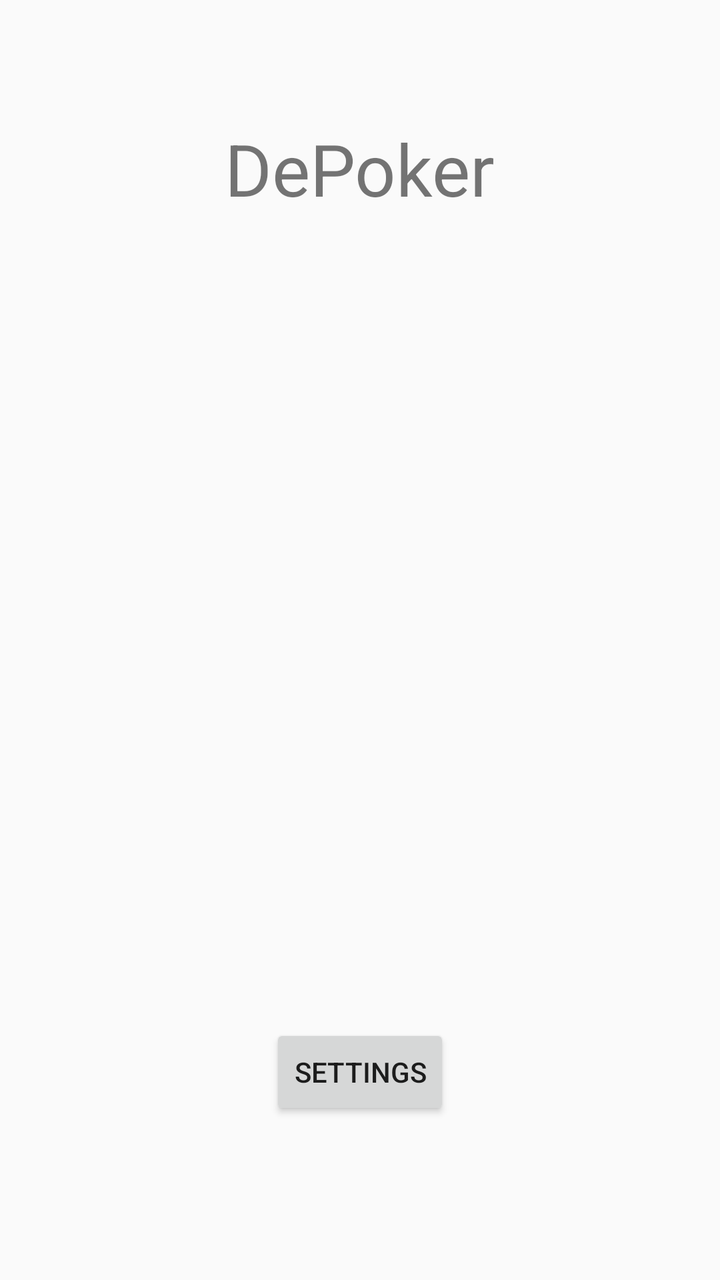
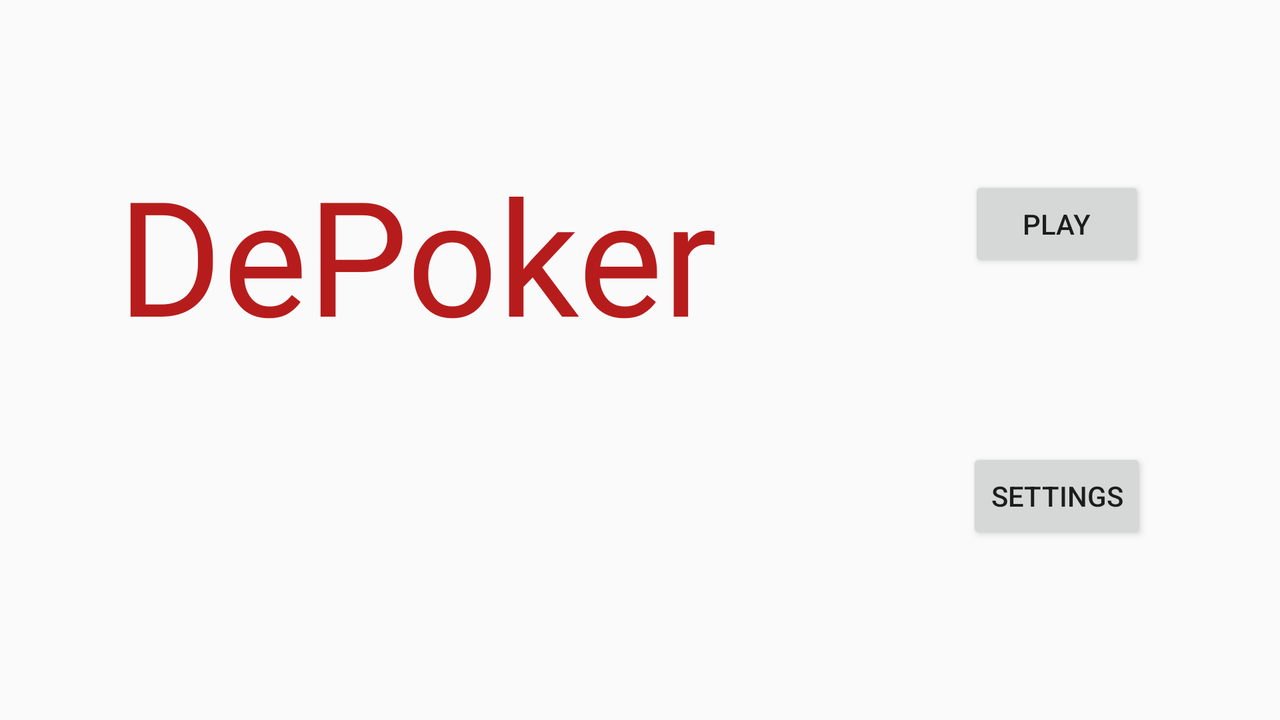

An Android layout and its configuration variant, each rendered on a device that would load it. The default file and the variant file are quoted in full after the pictures.
<!-- AndroidManifest.xml: application theme AppTheme -->
<!-- res/layout/content_accueil.xml -->
<?xml version="1.0" encoding="utf-8"?>
<android.support.constraint.ConstraintLayout xmlns:android="http://schemas.android.com/apk/res/android"
    xmlns:app="http://schemas.android.com/apk/res-auto"
    xmlns:tools="http://schemas.android.com/tools"
    android:id="@+id/constraintLayout"
    android:layout_width="match_parent"
    android:layout_height="match_parent"
    app:layout_behavior="@string/appbar_scrolling_view_behavior"
    tools:context="com.cabanettes.axel.nguyen.eric.depoker.Accueil"
    tools:showIn="@layout/activity_main2">

    <TextView
        android:id="@+id/title"
        android:layout_width="wrap_content"
        android:layout_height="wrap_content"
        android:layout_marginTop="60dp"
        android:text="@string/app_name"
        android:textSize="36sp"
        app:layout_constraintEnd_toEndOf="parent"
        app:layout_constraintHorizontal_bias="0.5"
        app:layout_constraintStart_toStartOf="parent"
        app:layout_constraintTop_toTopOf="parent" />

    <Button
        android:id="@+id/btnOption"
        android:layout_width="wrap_content"
        android:layout_height="wrap_content"
        android:layout_marginBottom="80dp"
        android:text="@string/settings"
        app:layout_constraintBottom_toBottomOf="parent"
        app:layout_constraintEnd_toEndOf="parent"
        app:layout_constraintHorizontal_bias="0.5"
        app:layout_constraintStart_toStartOf="parent" />

</android.support.constraint.ConstraintLayout>
<!-- res/layout/activity_main2.xml (included above) -->
<?xml version="1.0" encoding="utf-8"?>
<android.support.design.widget.CoordinatorLayout xmlns:android="http://schemas.android.com/apk/res/android"
    xmlns:app="http://schemas.android.com/apk/res-auto"
    xmlns:tools="http://schemas.android.com/tools"
    android:layout_width="match_parent"
    android:layout_height="match_parent"
    tools:context="com.cabanettes.axel.nguyen.eric.depoker.Accueil">

    <android.support.design.widget.AppBarLayout
        android:layout_width="match_parent"
        android:layout_height="wrap_content"
        android:theme="@style/AppTheme.AppBarOverlay">

        <android.support.v7.widget.Toolbar
            android:id="@+id/toolbar"
            android:layout_width="match_parent"
            android:layout_height="?attr/actionBarSize"
            android:background="?attr/colorPrimary"
            app:popupTheme="@style/AppTheme.PopupOverlay" />

    </android.support.design.widget.AppBarLayout>

    <include layout="@layout/content_accueil" />

    <android.support.design.widget.FloatingActionButton
        android:id="@+id/fab"
        android:layout_width="wrap_content"
        android:layout_height="wrap_content"
        android:layout_gravity="bottom|end"
        android:layout_margin="@dimen/fab_margin"
        app:srcCompat="@android:drawable/ic_dialog_email" />

</android.support.design.widget.CoordinatorLayout>
<!-- resources referenced by this layout -->
<resources>
  <dimen name="fab_margin">16dp</dimen>
  <string name="app_name" translatable="false">DePoker</string>
  <string name="settings">Settings</string>
  <style name="AppTheme.AppBarOverlay" parent="ThemeOverlay.AppCompat.Dark.ActionBar" />
  <style name="AppTheme.PopupOverlay" parent="ThemeOverlay.AppCompat.Light" />
  <style name="AppTheme" parent="Theme.AppCompat.Light.DarkActionBar">
          
          <item name="colorPrimary">@color/colorPrimary</item>
          <item name="colorPrimaryDark">@color/colorPrimaryDark</item>
          <item name="colorAccent">@color/colorAccent</item>
          <item name="lightbulbtoggle">@drawable/ic_action_lightbulbtoggleon</item>
      </style>
  <color name="colorPrimary">#D32F2F</color>
  <color name="colorPrimaryDark">#B71C1C</color>
  <color name="colorAccent">#F44336</color>
  <!-- drawable ic_action_lightbulbtoggleon: png bitmap (drawable-hdpi, 725 bytes) -->
</resources>
<!-- res/layout-land/content_accueil.xml (the repository's variant of the layout above) -->
<!-- drawn on the phone turned sideways -->
<?xml version="1.0" encoding="utf-8"?>
<android.support.constraint.ConstraintLayout xmlns:android="http://schemas.android.com/apk/res/android"
    xmlns:app="http://schemas.android.com/apk/res-auto"
    xmlns:tools="http://schemas.android.com/tools"
    android:id="@+id/constraintLayout"
    android:layout_width="match_parent"
    android:layout_height="match_parent"
    android:orientation="vertical"
    app:layout_behavior="@string/appbar_scrolling_view_behavior"
    tools:context="com.cabanettes.axel.nguyen.eric.depoker.Accueil">

    <GridLayout
        android:layout_width="match_parent"
        android:layout_height="match_parent"
        android:columnCount="2"
        android:rowCount="1"
        tools:layout_editor_absoluteX="0dp"
        tools:layout_editor_absoluteY="0dp">

        <android.support.constraint.ConstraintLayout
            android:id="@+id/linearLayout4"
            android:layout_width="wrap_content"
            android:layout_height="match_parent"
            android:layout_column="0"
            android:layout_columnWeight="1"
            android:layout_row="0"
            android:layout_rowWeight="2"
            android:layout_gravity="center_horizontal"
            app:layout_constraintBottom_toTopOf="@+id/constraintLayout2"
            app:layout_constraintEnd_toEndOf="parent"
            app:layout_constraintHorizontal_bias="0.5"
            app:layout_constraintStart_toStartOf="parent"
            app:layout_constraintTop_toTopOf="parent">

            <TextView
                android:id="@+id/title"
                android:layout_width="wrap_content"
                android:layout_height="wrap_content"
                android:fontFamily="@font/roboto_slab_light"
                android:text="@string/app_name"
                android:textAlignment="center"
                android:textColor="@color/darkColorAccent"
                android:textSize="80sp"
                app:layout_constraintBottom_toTopOf="@+id/versus"
                app:layout_constraintEnd_toEndOf="parent"
                app:layout_constraintHorizontal_bias="0.5"
                app:layout_constraintStart_toStartOf="parent"
                app:layout_constraintTop_toTopOf="parent" />

            <TextView
                android:id="@+id/versus"
                android:layout_width="wrap_content"
                android:layout_height="wrap_content"
                android:textAlignment="center"
                android:textSize="@dimen/sm"
                app:layout_constraintBottom_toBottomOf="parent"
                app:layout_constraintEnd_toEndOf="parent"
                app:layout_constraintHorizontal_bias="0.5"
                app:layout_constraintStart_toStartOf="parent"
                app:layout_constraintTop_toBottomOf="@+id/title" />
        </android.support.constraint.ConstraintLayout>

        <android.support.constraint.ConstraintLayout
            android:id="@+id/constraintLayout2"
            android:layout_width="wrap_content"
            android:layout_height="match_parent"
            android:layout_column="1"
            android:layout_columnWeight="1"
            android:layout_marginEnd="8dp"
            android:layout_marginStart="8dp"
            android:layout_row="0"
            android:layout_gravity="center_horizontal"
            android:layout_rowWeight="1"
            app:layout_constraintBottom_toBottomOf="parent"
            app:layout_constraintEnd_toEndOf="parent"
            app:layout_constraintHorizontal_bias="0.5"
            app:layout_constraintStart_toStartOf="parent"
            app:layout_constraintTop_toBottomOf="@+id/linearLayout4">

            <Button
                android:id="@+id/btnPlay"
                android:layout_width="wrap_content"
                android:layout_height="wrap_content"
                android:text="@string/play"
                app:layout_constraintBottom_toTopOf="@+id/btnOption"
                app:layout_constraintEnd_toEndOf="parent"
                app:layout_constraintHorizontal_bias="0.5"
                app:layout_constraintStart_toStartOf="parent"
                app:layout_constraintTop_toTopOf="parent" />

            <Button
                android:id="@+id/btnOption"
                android:layout_width="wrap_content"
                android:layout_height="wrap_content"
                android:text="@string/settings"
                app:layout_constraintBottom_toBottomOf="parent"
                app:layout_constraintEnd_toEndOf="parent"
                app:layout_constraintHorizontal_bias="0.5"
                app:layout_constraintStart_toStartOf="parent"
                app:layout_constraintTop_toBottomOf="@+id/btnPlay" />
        </android.support.constraint.ConstraintLayout>
    </GridLayout>

</android.support.constraint.ConstraintLayout>
<!-- resources referenced by the variant -->
<!-- as the phone turned sideways resolves them -->
<resources>
  <color name="darkColorAccent">#B71C1C</color>
  <dimen name="sm">24dp</dimen>
  <string name="app_name" translatable="false">DePoker</string>
  <string name="play">Play</string>
  <string name="settings">Settings</string>
  <style name="AppTheme" parent="Theme.AppCompat.Light.DarkActionBar">
          
          <item name="colorPrimary">@color/colorPrimary</item>
          <item name="colorPrimaryDark">@color/colorPrimaryDark</item>
          <item name="colorAccent">@color/colorAccent</item>
          <item name="lightbulbtoggle">@drawable/ic_action_lightbulbtoggleon</item>
      </style>
  <color name="colorPrimary">#D32F2F</color>
  <color name="colorPrimaryDark">#B71C1C</color>
  <color name="colorAccent">#F44336</color>
  <!-- drawable ic_action_lightbulbtoggleon: png bitmap (drawable-hdpi, 725 bytes) -->
</resources>
